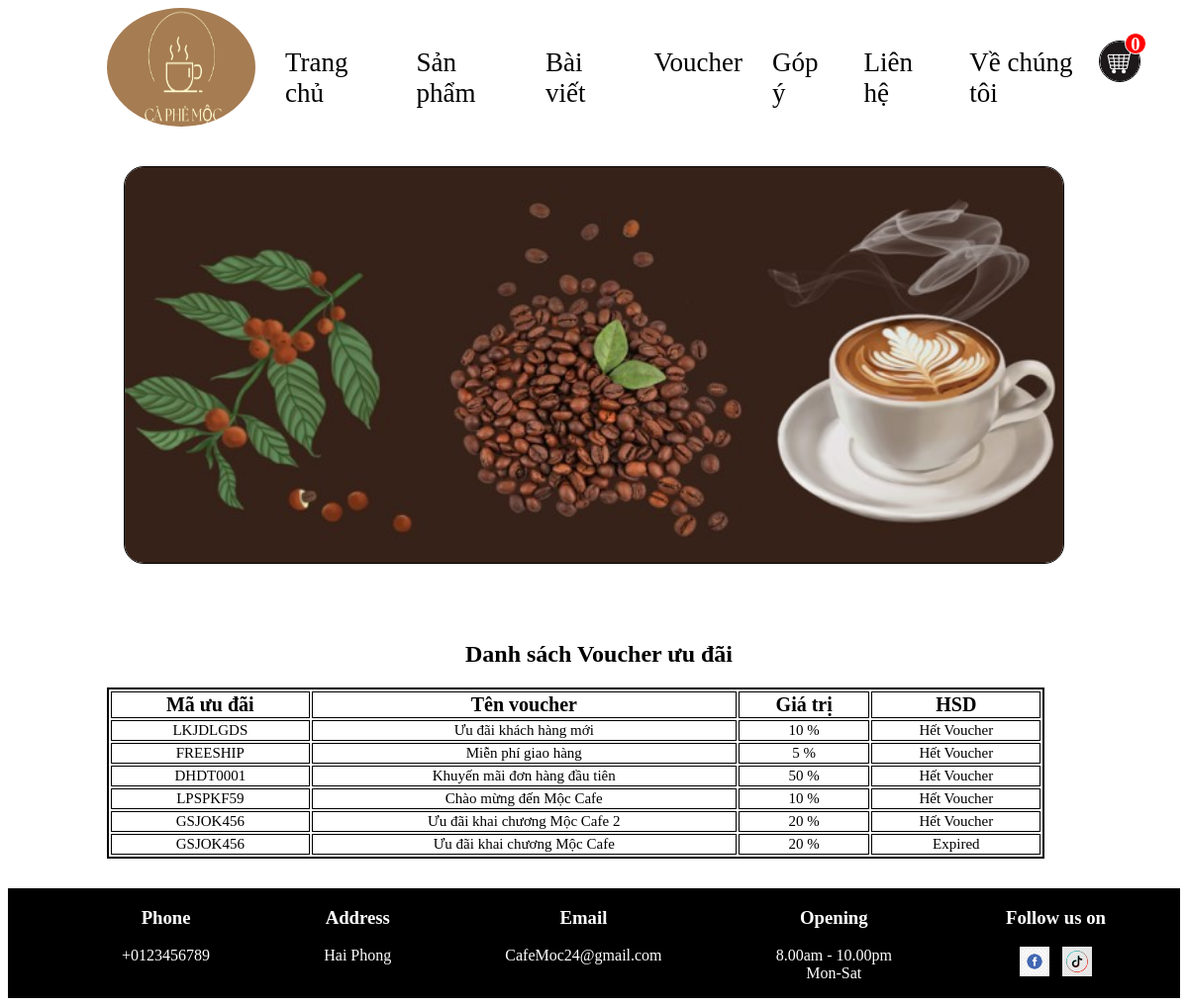
Page /frontend/voucher.php on the committed database.
### tables this page shows
CREATE TABLE `voucher` (
  `id_voucher` int(11) NOT NULL,
  `ma_sale` varchar(255) NOT NULL,
  `ten_uu_dai` varchar(255) NOT NULL,
  `gia_tri` text NOT NULL,
  `hsd` date NOT NULL,
  `qty` int(255) NOT NULL
);

### frontend/voucher.php (the view, shortened to what this page needs)
<!DOCTYPE html>
    <head>
        <link rel="stylesheet" href="../frontend/css/feindex.css">
        <link rel="stylesheet" href="../frontend/css/slider.css">
        <link rel="stylesheet" href="../frontend/css/menu.css" type="text/css">
    <body>
        <div class="wrapper">
            <div class="top_page">
                <?php
                    include "../frontend/same/menu.php";
                ?>
            </div>
            <div class="slider">
                <?php
                    include "../frontend/same/slider.php";
                ?>
            </div>
            <div class="list-voucher" style="margin-top:80px">
                <h2 style="text-align:center;margin-top:10px;margin-left:10px">Danh sách Voucher ưu đãi</h2>
                <table style = "margin-top:10px;margin-left:100px;width:80%;border:2px solid black;">
                    <tr>
                        <th>Mã ưu đãi</th>
                        <th>Tên voucher</th>
                        <th>Giá trị</th>
                        <th>HSD</th>
                    </tr>
                    <?php
                        $conn = mysqli_connect("localhost","root","","quancaphe");
                        $sql = "SELECT * FROM voucher ORDER BY id_voucher DESC";
                        $query = mysqli_query($conn, $sql);
                        foreach ($query as $row) {
                    ?>
                    <tr>
                        <td><?php echo"$row[ma_sale]"; ?></td>
                        <td><?php echo"$row[ten_uu_dai]"; ?></td>
                        <td><?php echo"$row[gia_tri]"; ?> %</td>
                        <td><?php
                        $td = date('Y/m/d');
                        $today = new DateTime($td);
                        $expire = new DateTime($row['hsd']);
                        $qty = $row['qty'];
                            if($expire < $today) {
                                echo 'Expired';
                            } else if($expire>$today && $qty==0){
                                echo 'Hết Voucher';
                            }else {
                                echo"$row[hsd]";
                            }
                        }
                            ?></td>
                    </tr>
                </table>
            </div>
            <div class="footer">
                <div class="info">
                    <?php
                        include"../frontend/same/footer.php";
                    ?>
                </div>
            </div>
        </div>
    </body>
</html>

### frontend/css/feindex.css (style rules this page uses)
.wrapper { width: 100%; height: auto; margin: 0; padding: 0; }
.slider { width: 100%; height: 400px; display: block; margin-left: auto; margin-right: auto; margin-top: 40px; }
th { font-size: 20px; border: 1px solid black; text-align: center; }
td { font-size: 15px; border: 1px solid black; text-align: center; }
.info { margin-top: 30px; background-color: black; color: white; display: flex; justify-content: space-evenly; height: auto; width: 100%; margin-left: 0; margin-right: 0; }

### rows in the picture
voucher: ma_sale "LKJDLGDS", ten_uu_dai "Ưu đãi khách hàng mới", gia_tri "10", hsd "Hết Voucher"
voucher: ma_sale "FREESHIP", ten_uu_dai "Miễn phí giao hàng", gia_tri "5", hsd "Hết Voucher"
voucher: ma_sale "DHDT0001", ten_uu_dai "Khuyến mãi đơn hàng đầu tiên", gia_tri "50", hsd "Hết Voucher"
voucher: ma_sale "LPSPKF59", ten_uu_dai "Chào mừng đến Mộc Cafe", gia_tri "10", hsd "Hết Voucher"
voucher: ma_sale "GSJOK456", ten_uu_dai "Ưu đãi khai chương Mộc Cafe 2", gia_tri "20", hsd "Hết Voucher"
voucher: ma_sale "GSJOK456", ten_uu_dai "Ưu đãi khai chương Mộc Cafe", gia_tri "20", hsd "Expired"
